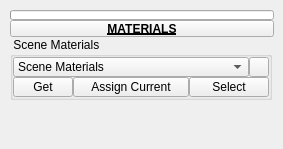
<?xml version="1.0" encoding="UTF-8"?>
<ui version="4.0">
 <class>QtUi</class>
 <widget class="QMainWindow" name="QtUi">
  <property name="enabled">
   <bool>true</bool>
  </property>
  <property name="geometry">
   <rect>
    <x>0</x>
    <y>0</y>
    <width>283</width>
    <height>149</height>
   </rect>
  </property>
  <property name="sizePolicy">
   <sizepolicy hsizetype="Fixed" vsizetype="Preferred">
    <horstretch>0</horstretch>
    <verstretch>0</verstretch>
   </sizepolicy>
  </property>
  <property name="minimumSize">
   <size>
    <width>100</width>
    <height>0</height>
   </size>
  </property>
  <property name="maximumSize">
   <size>
    <width>999</width>
    <height>999</height>
   </size>
  </property>
  <property name="windowTitle">
   <string>Toolkit</string>
  </property>
  <property name="tabShape">
   <enum>QTabWidget::Triangular</enum>
  </property>
  <property name="dockNestingEnabled">
   <bool>true</bool>
  </property>
  <property name="dockOptions">
   <set>QMainWindow::AllowNestedDocks|QMainWindow::AllowTabbedDocks|QMainWindow::AnimatedDocks|QMainWindow::ForceTabbedDocks</set>
  </property>
  <widget class="QWidget" name="mainWindow">
   <widget class="QWidget" name="layoutWidget_2">
    <property name="geometry">
     <rect>
      <x>10</x>
      <y>10</y>
      <width>264</width>
      <height>121</height>
     </rect>
    </property>
    <layout class="QGridLayout" name="gridLayout_2">
     <property name="spacing">
      <number>0</number>
     </property>
     <item row="4" column="1" colspan="2">
      <layout class="QHBoxLayout" name="horizontalLayout">
       <item>
        <layout class="QVBoxLayout" name="verticalLayout">
         <property name="spacing">
          <number>0</number>
         </property>
         <item>
          <spacer name="verticalSpacer">
           <property name="orientation">
            <enum>Qt::Vertical</enum>
           </property>
           <property name="sizeHint" stdset="0">
            <size>
             <width>20</width>
             <height>40</height>
            </size>
           </property>
          </spacer>
         </item>
        </layout>
       </item>
       <item>
        <layout class="QVBoxLayout" name="verticalLayout_2">
         <property name="spacing">
          <number>0</number>
         </property>
         <item>
          <spacer name="verticalSpacer_2">
           <property name="orientation">
            <enum>Qt::Vertical</enum>
           </property>
           <property name="sizeHint" stdset="0">
            <size>
             <width>20</width>
             <height>40</height>
            </size>
           </property>
          </spacer>
         </item>
        </layout>
       </item>
      </layout>
     </item>
     <item row="0" column="1" colspan="2">
      <widget class="ProgressBar" name="progressBar">
       <property name="sizePolicy">
        <sizepolicy hsizetype="Ignored" vsizetype="Fixed">
         <horstretch>0</horstretch>
         <verstretch>0</verstretch>
        </sizepolicy>
       </property>
       <property name="minimumSize">
        <size>
         <width>0</width>
         <height>10</height>
        </size>
       </property>
       <property name="maximumSize">
        <size>
         <width>16777215</width>
         <height>10</height>
        </size>
       </property>
       <property name="value">
        <number>0</number>
       </property>
       <property name="textVisible">
        <bool>false</bool>
       </property>
      </widget>
     </item>
     <item row="2" column="1" rowspan="2" colspan="2">
      <widget class="QGroupBox" name="group000">
       <property name="sizePolicy">
        <sizepolicy hsizetype="Fixed" vsizetype="Fixed">
         <horstretch>0</horstretch>
         <verstretch>0</verstretch>
        </sizepolicy>
       </property>
       <property name="minimumSize">
        <size>
         <width>262</width>
         <height>0</height>
        </size>
       </property>
       <property name="maximumSize">
        <size>
         <width>262</width>
         <height>999</height>
        </size>
       </property>
       <property name="title">
        <string> Scene Materials</string>
       </property>
       <layout class="QGridLayout" name="gridLayout">
        <property name="leftMargin">
         <number>0</number>
        </property>
        <property name="topMargin">
         <number>0</number>
        </property>
        <property name="rightMargin">
         <number>0</number>
        </property>
        <property name="bottomMargin">
         <number>0</number>
        </property>
        <property name="spacing">
         <number>0</number>
        </property>
        <item row="6" column="0">
         <widget class="QPushButton" name="b002">
          <property name="enabled">
           <bool>true</bool>
          </property>
          <property name="sizePolicy">
           <sizepolicy hsizetype="Fixed" vsizetype="Fixed">
            <horstretch>0</horstretch>
            <verstretch>0</verstretch>
           </sizepolicy>
          </property>
          <property name="minimumSize">
           <size>
            <width>60</width>
            <height>20</height>
           </size>
          </property>
          <property name="maximumSize">
           <size>
            <width>60</width>
            <height>20</height>
           </size>
          </property>
          <property name="toolTip">
           <string>Set material shader ID from selection.</string>
          </property>
          <property name="text">
           <string>Get</string>
          </property>
          <property name="iconSize">
           <size>
            <width>18</width>
            <height>18</height>
           </size>
          </property>
         </widget>
        </item>
        <item row="2" column="0" colspan="3">
         <widget class="ComboBox" name="cmb002">
          <property name="sizePolicy">
           <sizepolicy hsizetype="Fixed" vsizetype="Fixed">
            <horstretch>0</horstretch>
            <verstretch>0</verstretch>
           </sizepolicy>
          </property>
          <property name="minimumSize">
           <size>
            <width>233</width>
            <height>20</height>
           </size>
          </property>
          <property name="maximumSize">
           <size>
            <width>999</width>
            <height>20</height>
           </size>
          </property>
          <property name="toolTip">
           <string>Current material.</string>
          </property>
          <property name="maxVisibleItems">
           <number>40</number>
          </property>
          <property name="maxCount">
           <number>500</number>
          </property>
          <property name="sizeAdjustPolicy">
           <enum>QComboBox::AdjustToContents</enum>
          </property>
          <property name="frame">
           <bool>true</bool>
          </property>
          <item>
           <property name="text">
            <string>Scene Materials</string>
           </property>
          </item>
         </widget>
        </item>
        <item row="6" column="2" colspan="2">
         <widget class="PushButton" name="tb000">
          <property name="enabled">
           <bool>true</bool>
          </property>
          <property name="minimumSize">
           <size>
            <width>80</width>
            <height>20</height>
           </size>
          </property>
          <property name="maximumSize">
           <size>
            <width>999</width>
            <height>20</height>
           </size>
          </property>
          <property name="toolTip">
           <string>&lt;html&gt;&lt;head/&gt;&lt;body&gt;&lt;p&gt;Select all components with the same material. &lt;/p&gt;&lt;p&gt;If nothing is selected; search all geometry.&lt;/p&gt;&lt;/body&gt;&lt;/html&gt;</string>
          </property>
          <property name="text">
           <string>Select</string>
          </property>
          <property name="iconSize">
           <size>
            <width>16</width>
            <height>16</height>
           </size>
          </property>
         </widget>
        </item>
        <item row="2" column="3">
         <widget class="PushButton" name="tb001">
          <property name="enabled">
           <bool>true</bool>
          </property>
          <property name="sizePolicy">
           <sizepolicy hsizetype="Fixed" vsizetype="Fixed">
            <horstretch>0</horstretch>
            <verstretch>0</verstretch>
           </sizepolicy>
          </property>
          <property name="minimumSize">
           <size>
            <width>20</width>
            <height>20</height>
           </size>
          </property>
          <property name="maximumSize">
           <size>
            <width>20</width>
            <height>20</height>
           </size>
          </property>
          <property name="font">
           <font>
            <pointsize>8</pointsize>
           </font>
          </property>
          <property name="toolTip">
           <string>Select all components with the same material.  
 If nothing is selected; search all geometry.</string>
          </property>
          <property name="text">
           <string/>
          </property>
          <property name="iconSize">
           <size>
            <width>16</width>
            <height>16</height>
           </size>
          </property>
         </widget>
        </item>
        <item row="6" column="1">
         <widget class="PushButton" name="tb002">
          <property name="enabled">
           <bool>true</bool>
          </property>
          <property name="minimumSize">
           <size>
            <width>116</width>
            <height>20</height>
           </size>
          </property>
          <property name="maximumSize">
           <size>
            <width>116</width>
            <height>20</height>
           </size>
          </property>
          <property name="toolTip">
           <string>Assign stored material shader ID</string>
          </property>
          <property name="text">
           <string>Assign Current</string>
          </property>
         </widget>
        </item>
       </layout>
      </widget>
     </item>
     <item row="1" column="1" colspan="2">
      <widget class="PushButtonDraggable" name="draggable_header">
       <property name="minimumSize">
        <size>
         <width>19</width>
         <height>17</height>
        </size>
       </property>
       <property name="maximumSize">
        <size>
         <width>999</width>
         <height>17</height>
        </size>
       </property>
       <property name="font">
        <font>
         <weight>75</weight>
         <bold>true</bold>
         <underline>true</underline>
        </font>
       </property>
       <property name="text">
        <string>MATERIALS</string>
       </property>
       <property name="checkable">
        <bool>true</bool>
       </property>
      </widget>
     </item>
    </layout>
   </widget>
  </widget>
 </widget>
 <customwidgets>
  <customwidget>
   <class>PushButtonDraggable</class>
   <extends>QPushButton</extends>
   <header>widgets.pushbuttondraggable.h</header>
  </customwidget>
  <customwidget>
   <class>ProgressBar</class>
   <extends>QProgressBar</extends>
   <header>widgets.progressbar.h</header>
  </customwidget>
  <customwidget>
   <class>PushButton</class>
   <extends>QPushButton</extends>
   <header>widgets.pushbutton.h</header>
  </customwidget>
  <customwidget>
   <class>ComboBox</class>
   <extends>QComboBox</extends>
   <header>widgets.combobox.h</header>
  </customwidget>
 </customwidgets>
 <resources/>
 <connections/>
 <designerdata>
  <property name="gridDeltaX">
   <number>5</number>
  </property>
  <property name="gridDeltaY">
   <number>5</number>
  </property>
  <property name="gridSnapX">
   <bool>true</bool>
  </property>
  <property name="gridSnapY">
   <bool>true</bool>
  </property>
  <property name="gridVisible">
   <bool>true</bool>
  </property>
 </designerdata>
</ui>
